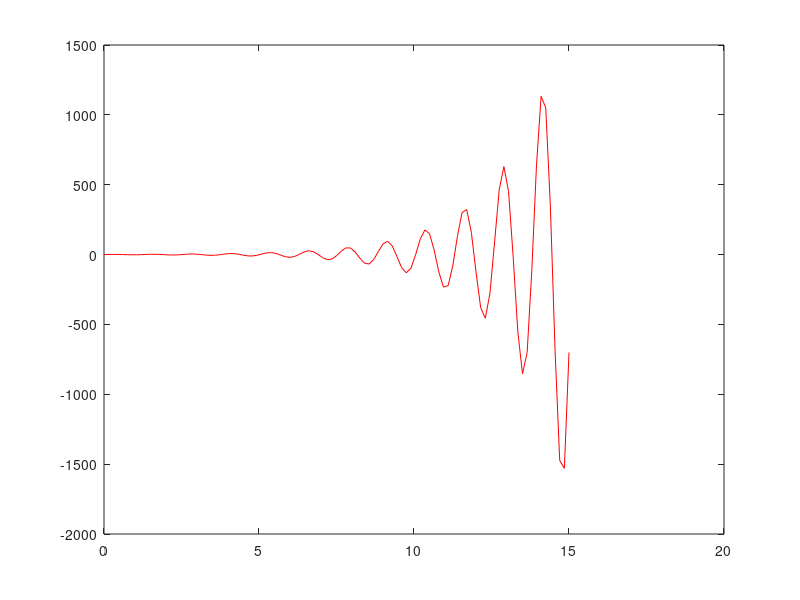

MATLAB code for this plot: (Note: this script raises an error after producing the figure.)
close all;
clear all;
% Small test script for the Euler methods (Forward and Backward), Runge Kutta 4 and
% Crank-Nicolson to see if they work.
%
% Copyleft Alexandru Fikl <alexfikl@gmail.com> (c) 2012

% init data
T = 15;                          % time interval [0, T]
N = [10 100 1000];              % number of discretizations
colors = ['b:', 'k:', 'g:'];

% test functions:
% NOTE: this seems to be too easy for RK4
y0 = 0;                                                 % initial value
f = @(t, y) y - (exp(t / 2) .* sin(5 * t)) / 2 + 5 * (exp(t / 2) .* cos(5 * t));
df = @(t, y) 1;                                         % f'(t, y(t))
y = @(t) exp(t / 2) .* sin(5 * t);                      % real solution

% stiff problem:
%  y0 = 1;
%  f = @(t, y) -100 * y + 1 + 100 * t;                  % f(t, y(t))
%  df = @(t, y) -100;                                   % f'(t, y(t))
%  y = @(t) exp(-100 * t) + t;                          % real solution


% compute the error for each number of discretizations to see how the error
% gets smaller when we decrease the step.

% compute the exact solution
yexact = y(0:T/N(2):T);

figure(1);
plot(0:T/N(2):T, yexact, 'r');
hold on;
for i = 1:length(N)
    % compute current step
    h = T / N(i);

    % compute approximations with our functions
    % ymethod = ForwardEuler(f, y0, N(i), T);
    % ymethod = BackwardEuler(f, df, y0, N(i), T);
    ymethod = RungeKutta4(f, y0, N(i), T);
    % ymethod = CrankNicolson(f, df, y0, N(i), T);

    plot(0:h:T, ymethod, colors(i));
end

legend(sprintf('solution exacte'), sprintf('h=%.3f', h*100), sprintf('h=%.3f', h * 10), sprintf('h=%.3f', h));
axis([0 15 -20 40])
hold off;